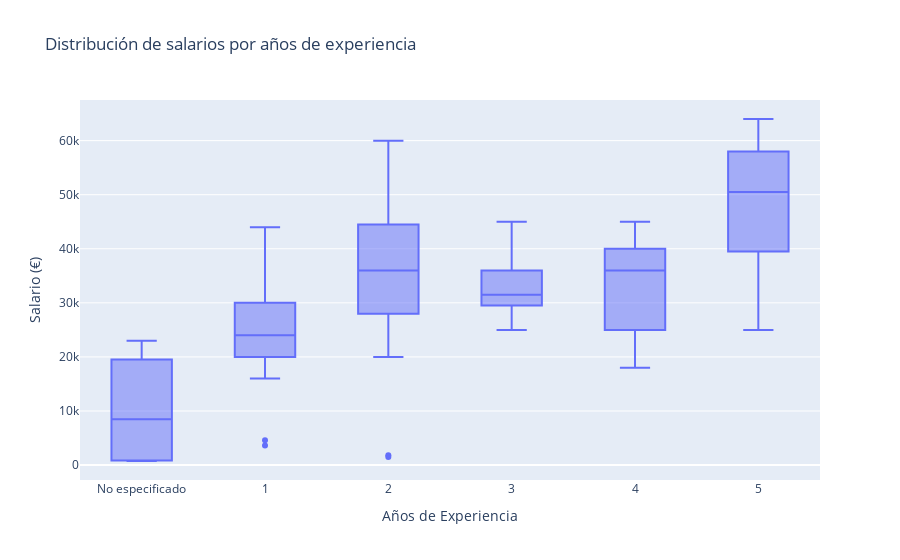

Write notebook code for a chart like this one.
### Markdown cell above
En el 30% de las ofertas no se especifica la experiencia del usuario, en el 38% de los casos se piden entre 2 y 3 años de experiencia. Un 10% piden como mínimo un años de experiencia y tan solo un 0.2% no piden experiencia, siendo esta una cifra alarmante para los jovenes de nuestro pais, los cuales al acabar la carrera no encuentran oportunidades en el mercado laboral.

### Code cell
f_eda.anios_sueldo(df)

### Figure 1 — Plotly figure (JSON) as saved in the notebook; plotly's stock layout.template omitted (floating-point values rounded to 4 significant figures; data arrays with more than 128 entries replaced by an {"elided": "..."} marker saying what was removed)
{"data": [{"alignmentgroup": "True", "hovertemplate": "Años de Experiencia=%{x}<br>Salario (€)=%{y}<extra></extra>", "legendgroup": "", "marker": {"color": "#636efa"}, "name": "", "notched": false, "offsetgroup": "", "orientation": "v", "showlegend": false, "type": "box", "x": {"elided": "154 str values"}, "x0": " ", "xaxis": "x", "y": {"elided": "154 int values"}, "y0": " ", "yaxis": "y"}], "layout": {"boxmode": "group", "legend": {"tracegroupgap": 0}, "title": {"text": "Distribución de salarios por años de experiencia"}, "xaxis": {"anchor": "y", "categoryarray": ["No especificado", "1", "2", "3", "4", "5"], "categoryorder": "array", "domain": [0, 1], "title": {"text": "Años de Experiencia"}}, "yaxis": {"anchor": "x", "domain": [0, 1], "title": {"text": "Salario (€)"}}}}
